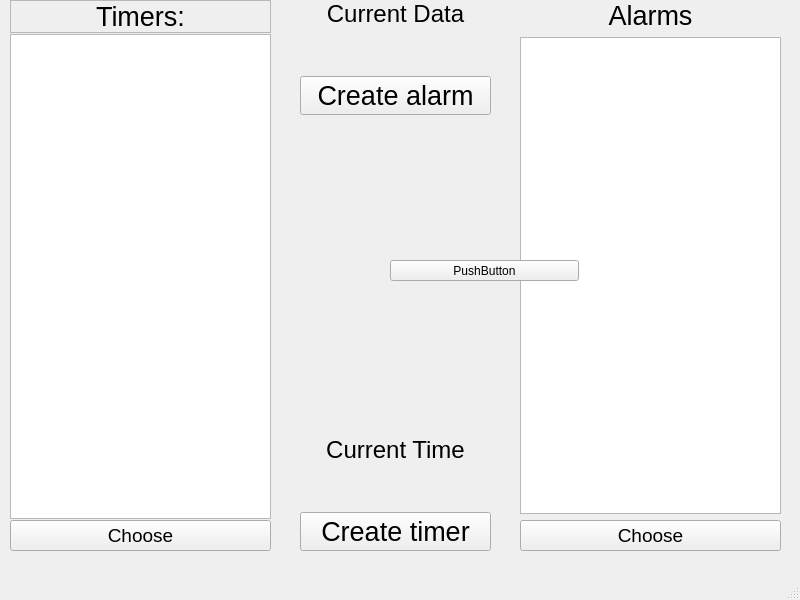
<?xml version="1.0" encoding="UTF-8"?>
<ui version="4.0">
 <class>MainWindow</class>
 <widget class="QMainWindow" name="MainWindow">
  <property name="geometry">
   <rect>
    <x>0</x>
    <y>0</y>
    <width>800</width>
    <height>600</height>
   </rect>
  </property>
  <property name="windowTitle">
   <string>MainWindow</string>
  </property>
  <widget class="QWidget" name="centralwidget">
   <widget class="QWidget" name="verticalLayoutWidget_2">
    <property name="geometry">
     <rect>
      <x>10</x>
      <y>0</y>
      <width>261</width>
      <height>551</height>
     </rect>
    </property>
    <layout class="QVBoxLayout" name="verticalLayout_2" stretch="0,0,0">
     <property name="spacing">
      <number>1</number>
     </property>
     <item>
      <widget class="QLabel" name="labelTimerList">
       <property name="font">
        <font>
         <pointsize>20</pointsize>
        </font>
       </property>
       <property name="autoFillBackground">
        <bool>false</bool>
       </property>
       <property name="frameShape">
        <enum>QFrame::StyledPanel</enum>
       </property>
       <property name="frameShadow">
        <enum>QFrame::Plain</enum>
       </property>
       <property name="text">
        <string>Timers:</string>
       </property>
       <property name="textFormat">
        <enum>Qt::AutoText</enum>
       </property>
       <property name="scaledContents">
        <bool>false</bool>
       </property>
       <property name="alignment">
        <set>Qt::AlignCenter</set>
       </property>
      </widget>
     </item>
     <item>
      <widget class="QListWidget" name="timerList">
       <property name="font">
        <font>
         <pointsize>20</pointsize>
        </font>
       </property>
      </widget>
     </item>
     <item>
      <widget class="QPushButton" name="chooseTimer">
       <property name="font">
        <font>
         <pointsize>14</pointsize>
        </font>
       </property>
       <property name="text">
        <string>Choose</string>
       </property>
      </widget>
     </item>
    </layout>
   </widget>
   <widget class="QWidget" name="verticalLayoutWidget">
    <property name="geometry">
     <rect>
      <x>520</x>
      <y>0</y>
      <width>261</width>
      <height>551</height>
     </rect>
    </property>
    <layout class="QVBoxLayout" name="verticalLayout">
     <item>
      <widget class="QLabel" name="labelAlarmList">
       <property name="font">
        <font>
         <pointsize>20</pointsize>
        </font>
       </property>
       <property name="text">
        <string>Alarms</string>
       </property>
       <property name="alignment">
        <set>Qt::AlignCenter</set>
       </property>
      </widget>
     </item>
     <item>
      <widget class="QListWidget" name="alarmList">
       <property name="font">
        <font>
         <pointsize>20</pointsize>
        </font>
       </property>
      </widget>
     </item>
     <item>
      <widget class="QPushButton" name="chooseAlarm">
       <property name="font">
        <font>
         <pointsize>14</pointsize>
        </font>
       </property>
       <property name="text">
        <string>Choose</string>
       </property>
      </widget>
     </item>
    </layout>
   </widget>
   <widget class="QWidget" name="verticalLayoutWidget_3">
    <property name="geometry">
     <rect>
      <x>300</x>
      <y>0</y>
      <width>191</width>
      <height>551</height>
     </rect>
    </property>
    <layout class="QVBoxLayout" name="verticalLayout_3">
     <item>
      <widget class="QLabel" name="labelCurrData">
       <property name="font">
        <font>
         <pointsize>18</pointsize>
        </font>
       </property>
       <property name="text">
        <string>Current Data</string>
       </property>
       <property name="alignment">
        <set>Qt::AlignCenter</set>
       </property>
      </widget>
     </item>
     <item>
      <widget class="QLabel" name="labelData">
       <property name="font">
        <font>
         <pointsize>23</pointsize>
         <italic>false</italic>
        </font>
       </property>
       <property name="text">
        <string/>
       </property>
       <property name="alignment">
        <set>Qt::AlignCenter</set>
       </property>
      </widget>
     </item>
     <item>
      <widget class="QPushButton" name="createAlarm">
       <property name="font">
        <font>
         <pointsize>20</pointsize>
        </font>
       </property>
       <property name="text">
        <string>Create alarm</string>
       </property>
      </widget>
     </item>
     <item>
      <spacer name="verticalSpacer">
       <property name="orientation">
        <enum>Qt::Vertical</enum>
       </property>
       <property name="sizeHint" stdset="0">
        <size>
         <width>20</width>
         <height>40</height>
        </size>
       </property>
      </spacer>
     </item>
     <item>
      <widget class="QLabel" name="color_change">
       <property name="sizePolicy">
        <sizepolicy hsizetype="Preferred" vsizetype="Minimum">
         <horstretch>0</horstretch>
         <verstretch>15</verstretch>
        </sizepolicy>
       </property>
       <property name="text">
        <string/>
       </property>
      </widget>
     </item>
     <item>
      <spacer name="verticalSpacer_2">
       <property name="orientation">
        <enum>Qt::Vertical</enum>
       </property>
       <property name="sizeHint" stdset="0">
        <size>
         <width>20</width>
         <height>40</height>
        </size>
       </property>
      </spacer>
     </item>
     <item>
      <widget class="QLabel" name="labelCurrTime">
       <property name="font">
        <font>
         <pointsize>18</pointsize>
        </font>
       </property>
       <property name="frameShape">
        <enum>QFrame::NoFrame</enum>
       </property>
       <property name="text">
        <string>Current Time</string>
       </property>
       <property name="alignment">
        <set>Qt::AlignCenter</set>
       </property>
      </widget>
     </item>
     <item>
      <widget class="QLabel" name="labelTimer">
       <property name="enabled">
        <bool>true</bool>
       </property>
       <property name="sizePolicy">
        <sizepolicy hsizetype="Minimum" vsizetype="Minimum">
         <horstretch>0</horstretch>
         <verstretch>0</verstretch>
        </sizepolicy>
       </property>
       <property name="font">
        <font>
         <pointsize>23</pointsize>
         <weight>50</weight>
         <bold>false</bold>
        </font>
       </property>
       <property name="layoutDirection">
        <enum>Qt::LeftToRight</enum>
       </property>
       <property name="lineWidth">
        <number>0</number>
       </property>
       <property name="text">
        <string/>
       </property>
       <property name="textFormat">
        <enum>Qt::AutoText</enum>
       </property>
       <property name="alignment">
        <set>Qt::AlignCenter</set>
       </property>
      </widget>
     </item>
     <item>
      <widget class="QPushButton" name="createTimer">
       <property name="enabled">
        <bool>true</bool>
       </property>
       <property name="baseSize">
        <size>
         <width>0</width>
         <height>0</height>
        </size>
       </property>
       <property name="font">
        <font>
         <pointsize>20</pointsize>
        </font>
       </property>
       <property name="text">
        <string>Create timer</string>
       </property>
       <property name="iconSize">
        <size>
         <width>16</width>
         <height>20</height>
        </size>
       </property>
      </widget>
     </item>
    </layout>
   </widget>
   <widget class="QPushButton" name="pushButton">
    <property name="geometry">
     <rect>
      <x>390</x>
      <y>260</y>
      <width>189</width>
      <height>21</height>
     </rect>
    </property>
    <property name="text">
     <string>PushButton</string>
    </property>
   </widget>
  </widget>
  <widget class="QMenuBar" name="menubar">
   <property name="geometry">
    <rect>
     <x>0</x>
     <y>0</y>
     <width>800</width>
     <height>20</height>
    </rect>
   </property>
  </widget>
  <widget class="QStatusBar" name="statusbar"/>
 </widget>
 <resources/>
 <connections/>
</ui>
